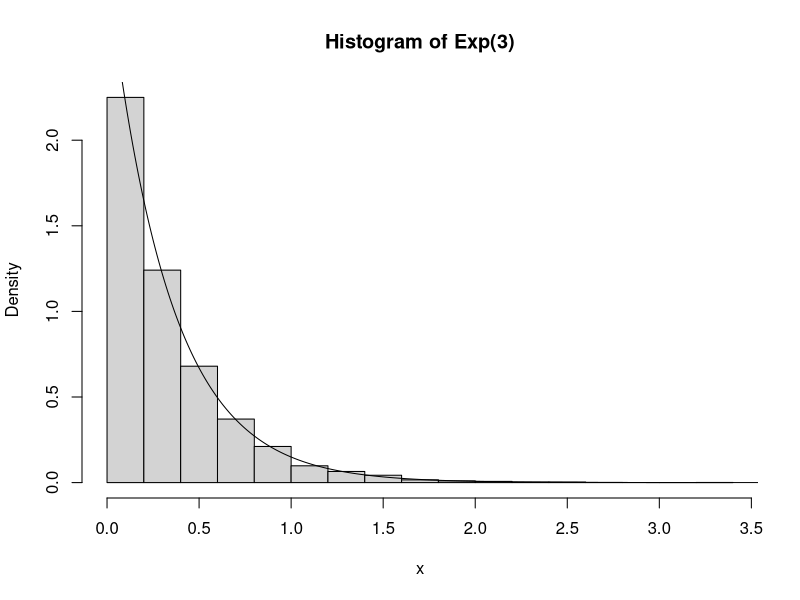
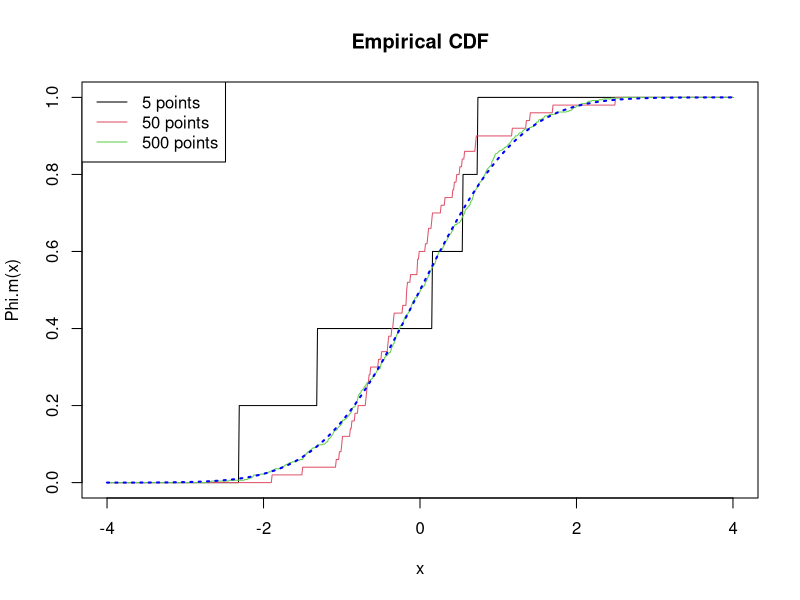

The R script that drew these images, in order:
############## Q1. Generate random variables ###############

# 1a
n = 5000
lambda = 3
x = -(1/lambda)*log(runif(n))
y = seq(0,10,length = 1000)
#png("1a.png")
hist(x, prob = TRUE, main = 'Histogram of Exp(3)')
lines(y,dexp(y,3))
#dev.off()

# 1b 
n = 10
k = 5
lambda = 3
x = matrix(-(1/lambda)*log(runif(n*k)), ncol=k)
g = apply(x, 1, sum)


#################### Q2. Rejection sampling I ##################

RejBeta1 = function(n, alpha, beta){
	Vy = numeric(n)
	Vcpt = integer(n)
	j=1;cpt=0;
	while(j <=n ){
		u = runif(1); y = runif(1); cpt =cpt + 1
		if(u <= y^(alpha-1)*(1-y)^(beta - 1)){
			Vy[j] = y; Vcpt[j] = cpt
			j=j+1; cpt=0
		}
	}
	return(list(Vy,Vcpt))
}

betarnd = RejBeta1(10, 2, 2)


###################### Q3. Empirical CDF ##################

Phi.m = function(m,xseq){
	# xseq can be either a scalar or a vector
	X = rnorm(m)
	Phi.m.x = sapply(xseq,function(x){mean(X<x)})
	return(Phi.m.x)
}

m = c(5,50,500)
xseq = seq(-4,4,by=0.01)
plot(0,xlim=c(-4,4),ylim=c(0,1),xlab="x",ylab="Phi.m(x)",main="Empirical CDF", type='n')
for (i in 1:length(m)){
	par(new=T)
	plot(xseq,Phi.m(m[i],xseq),col=i,axes=F,type="l",xlim=c(-4,4),ylim=c(0,1),xlab="",ylab="")
}
lines(xseq,pnorm(xseq,mean=0,sd=1),col="blue",lty=3,lwd=2)
legend("topleft",legend=paste(m,'points'),col=1:length(m),lty=1)

